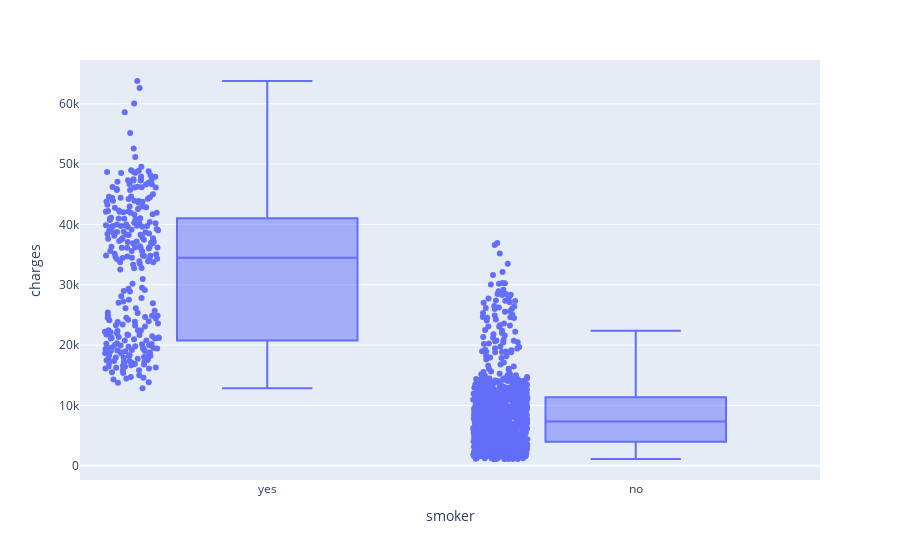

The notebook cell saved with this chart:
### Markdown cell above
ANSWER: According to the graph we can see that people who do not smoke have higher expenses for health insurance than those who smoke, with a value of approx. $9 million vs. about $8.8 million for those who smoke

### Code cell
fig = px.box(data, x="smoker", y="charges", points="all")
fig.show()

### Figure 1 — Plotly figure (JSON) as saved in the notebook; plotly's stock layout.template omitted (floating-point values rounded to 4 significant figures; data arrays with more than 128 entries replaced by an {"elided": "..."} marker saying what was removed)
{"data": [{"alignmentgroup": "True", "boxpoints": "all", "hovertemplate": "smoker=%{x}<br>charges=%{y}<extra></extra>", "legendgroup": "", "marker": {"color": "#636efa"}, "name": "", "notched": false, "offsetgroup": "", "orientation": "v", "showlegend": false, "type": "box", "x": {"elided": "1338 str values"}, "x0": " ", "xaxis": "x", "y": {"elided": "1338 float values"}, "y0": " ", "yaxis": "y"}], "layout": {"boxmode": "group", "legend": {"tracegroupgap": 0}, "margin": {"t": 60}, "xaxis": {"anchor": "y", "domain": [0, 1], "title": {"text": "smoker"}}, "yaxis": {"anchor": "x", "domain": [0, 1], "title": {"text": "charges"}}}}
